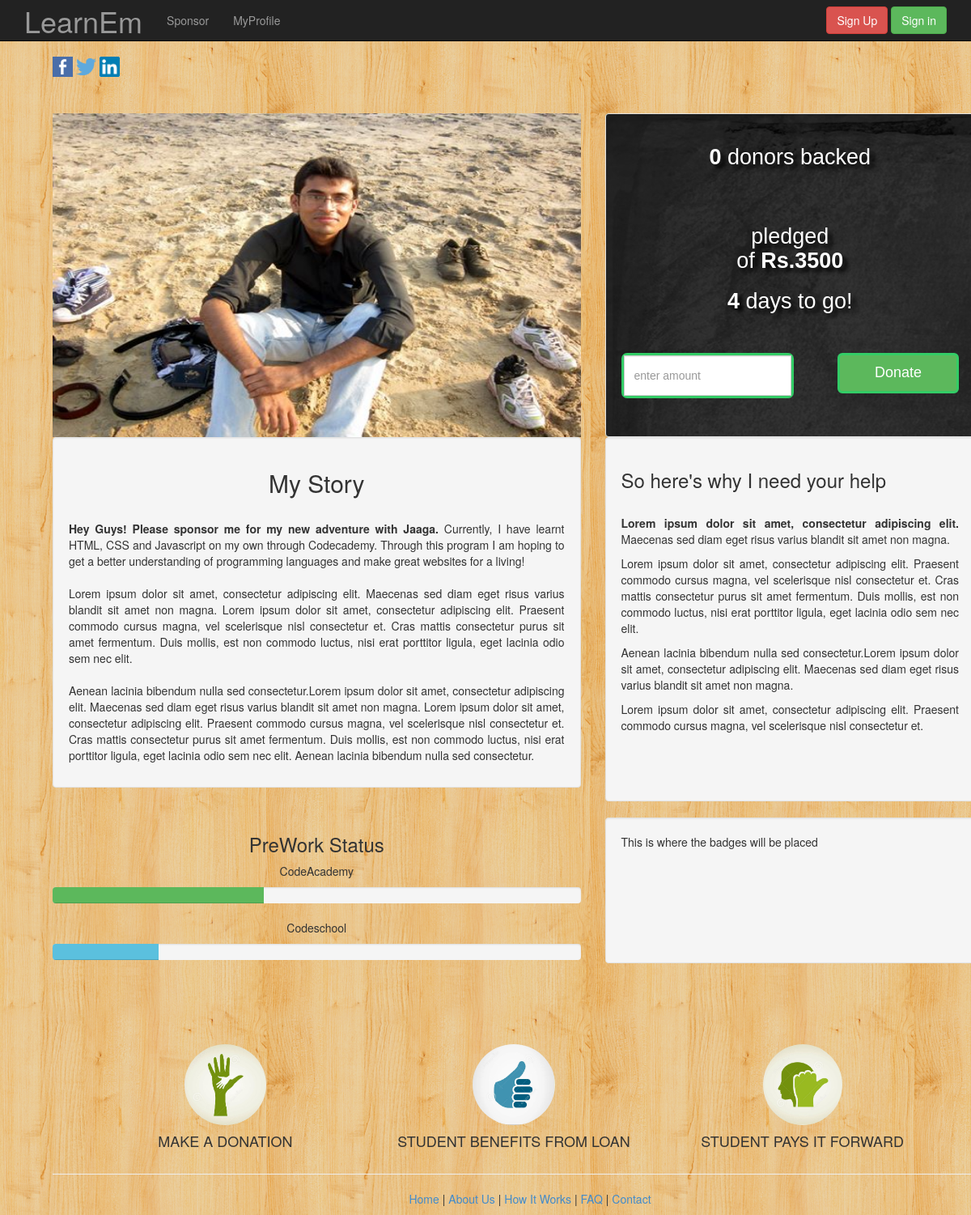
Page /studentprofile.php?id=1 on the committed database.
### tables this page shows
CREATE TABLE `student` (
  `S_id` int(20) NOT NULL AUTO_INCREMENT,
  `U_id` int(20) DEFAULT NULL,
  `sname` varchar(20) DEFAULT NULL,
  `gender` varchar(20) DEFAULT NULL,
  `email` varchar(320) DEFAULT NULL,
  `Phone_Number` int(20) DEFAULT NULL,
  `address` varchar(60) DEFAULT NULL,
  `pincode` int(10) DEFAULT NULL,
  `country` varchar(20) DEFAULT NULL,
  `course` varchar(20) DEFAULT NULL,
  `scholar_AMT` int(20) DEFAULT NULL,
  `para` varchar(500) DEFAULT NULL,
  `image_path` blob,
  `date` timestamp NOT NULL DEFAULT CURRENT_TIMESTAMP,
  PRIMARY KEY (`S_id`),
  UNIQUE KEY `email` (`email`),
  KEY `U_id` (`U_id`),
  CONSTRAINT `student_ibfk_1` FOREIGN KEY (`U_id`) REFERENCES `user` (`U_id`)
);

### model/student.php (called while the page is built, shortened)
<?php
    function getDonors($studentId){
        $db=dbopen();
        $query="SELECT * from donation inner join user on donation.S_id='$studentId' && donation.U_id=user.U_id";
        $sql=$db->prepare($query);
        $sql->execute();
        return ($Donors);
    }
    function getStudent($studentId){
        $db=dbopen();
        $sql= "select * from student where S_id=$studentId";
        $result= $db->query($sql);
        if (!$result){
            die('Error' .$db->error);
        }
        else{
        $row= mysqli_fetch_array($result);
        return $row;
        }
    }
 ?>

### public/studentprofile.php (the view, shortened to what this page needs)
<?php
include ('../model/student.php');
$S_id=$_GET['id'];
$D_id=$_GET['id2'];
 ?>
<html>
<head>
	<link href="./dist/css/bootstrap.css" rel="stylesheet">
	<link href="./dist/css/slider.css" rel="stylesheet">
	<link href="./dist/css/custom.css" rel="stylesheet" type='text/css'>
</head>
<body>
	<div class="navbar navbar-inverse navbar-fixed-top" role="navigation">
		<div class="container">
			<div class="navbar-header" style="height: 50px;">
        		<a class="navbar-brand" href="index.php"><h1 style="font-family:'KGSecondChancesSketch' cursive; margin-top: -9px;">LearnEm<h1></a>
        	</div>
        	<div class="collapse navbar-collapse">
        		<ul class="nav navbar-nav">
            		<li><a href="listofstudents.php?id=<?php echo $D_id; ?>">Sponsor</a></li>
            		<li><a href="donordashboard.php?id=<?php echo $D_id; ?>">MyProfile</a></li>
        		</ul>
				<div class="navbar-collapse collapse">
        			<div class="navbar-form navbar-right">
                <button type="button" class="btn btn-danger">Sign Up</button>
                <button class="btn btn-success" data-toggle="modal" data-target="#myModal">Sign in</button>
              </div>
           		</div>
    		</div>
    	</div>
    </div>
    <br>
    <br>
    <br>
	<br>
	<br>
	<?php
$row= getStudent($S_id);
$Donors=getDonors($S_id);
$total=count($Donors);
$totalAmount=getFundedAmount($S_id);
 ?>
	<div class="container" width="50px;" style="display: inline">
	</div>
	<div class="container">
    	<div class="row">
    		<div class="col-md-6" align="left" style="margin-top: -70px;">
					<img src="./images/facebook-icon.png" width="25px"/>
					<img src="./images/Twitter_logo.png" width="25px"/>
					<img src="./images/linked-in.jpg" width="25px"/>
				</div>
        	<div class="col-xs-7"  text-align="justify">
				<img src=<?php echo $row['image_path']; ?> width="100%" height="400px">
		 		<div class="well" width="100%">
        			<h2>My Story</h2><br><p style="text-align:justify"><b>Hey Guys! Please sponsor me for my new adventure with Jaaga. </b>Currently, I have learnt HTML, CSS and Javascript on my own through Codecademy.
 					Through this program I am hoping to get a better understanding of programming languages and make great websites for a living!<br><br>
        			Lorem ipsum dolor sit amet, consectetur adipiscing elit. Maecenas sed diam eget risus varius blandit sit amet non magna.
					Lorem ipsum dolor sit amet, consectetur adipiscing elit. Praesent commodo cursus magna, vel scelerisque nisl consectetur et.
					Cras mattis consectetur purus sit amet fermentum. Duis mollis, est non commodo luctus, nisi erat porttitor ligula, eget lacinia odio sem nec elit.
					<br> <br>
					Aenean lacinia bibendum nulla sed consectetur.Lorem ipsum dolor sit amet, consectetur adipiscing elit. Maecenas sed diam eget risus varius blandit sit amet non magna.
					Lorem ipsum dolor sit amet, consectetur adipiscing elit. Praesent commodo cursus magna, vel scelerisque nisl consectetur et.
					Cras mattis consectetur purus sit amet fermentum. Duis mollis, est non commodo luctus, nisi erat porttitor ligula, eget lacinia odio sem nec elit.
					Aenean lacinia bibendum nulla sed consectetur.
					</p>
    			</div>
			</div>
			<div class="col-xs-5">
				<div class="well" style="background-color:#33cc66; height:400px" id="bg" >
					<div class="sponsor_data">
						<h2 class="sponsor_data"> <b><?php echo $total; ?></b> donors backed </h2><br>
						<h2 class="sponsor_data"> <b><? echo $totalAmount ?></b> pledged<br>of<b> Rs.<?php echo $row['scholar_AMT']; ?></b></h2>
						<h2 class="sponsor_data"> <b>4</b> days to go!</h2>
						<br>
					     <form action="donate.php" method="post">
						<div class="input-group" style="border: 3px solid #33cc66 ; border-radius: 7px;position:absolute;">
							<input name="amount" type="text" class="form-control" placeholder="enter amount" style="height: 50px; ">
                    	</div>
						<input type="submit" value="Donate" class="btn btn-lg btn-success" style="width:150px; height: 50px; float: right;border: 3px solid #33cc66 ;" >
						</form>
						</div>
					<br><br><br>
				</div>
				<div class="well" style="background-color:#; height:450px; margin-top: -20px; text-align: justify;">
					<h3>So here's why I need your help</h3><br><p><b>Lorem ipsum dolor sit amet, consectetur adipiscing elit.</b> Maecenas sed diam eget risus varius blandit sit amet non magna.</p>
					<p>Lorem ipsum dolor sit amet, consectetur adipiscing elit. Praesent commodo cursus magna, vel scelerisque nisl consectetur et.
						Cras mattis consectetur purus sit amet fermentum. Duis mollis, est non commodo luctus, nisi erat porttitor ligula, eget lacinia odio sem nec elit.
					</p>
					<p>Aenean lacinia bibendum nulla sed consectetur.Lorem ipsum dolor sit amet, consectetur adipiscing elit. Maecenas sed diam eget risus varius blandit sit amet non magna.</p><p>Lorem ipsum dolor sit amet, consectetur adipiscing elit. Praesent commodo cursus magna, vel scelerisque nisl consectetur et. </p>
				</div>
			</div>
		</div>
	</div>
	<div class="container">
    	<div class="row">
        	<div class="col-sm-7"  text-align="justify">
				<div class="workstatus">
					<h3>PreWork Status</h3>
					<p>CodeAcademy</p>
					<div class="progress">
        				<div class="progress-bar progress-bar-success" role="progressbar" aria-valuenow="40" aria-valuemin="0" aria-valuemax="100" 		style="width: 40%">
						</div>
    				</div>
	 				<p>Codeschool</p>
	 				<div class="progress">
        					<div class="progress-bar progress-bar-info" role="progressbar" aria-valuenow="20" aria-valuemin="0" aria-valuemax="100" style="width: 20%">
							</div>
					</div>
				</div>
			</div>
			<div class="col-xs-5">
				<div class="well" width="100%">
				This is where the badges will be placed
				<br>
				<br>
				<br>
				<br>
				<br>
				<br>
				<br>
				</div>
		</div>
	</div>
	<div class="container1" align="center">
    <div class="row" style="padding: 80px 50px 0 50px">
      <div class="col-lg-4">
          <img src="./images/Donation.jpg" alt="donate" class="img-circle" align="center" style="Height:100px"></img>
          <br><h4>MAKE A DONATION</h4>
      </div>
      <div class="col-lg-4">
            <img src="./images/Student_benefit.jpg" alt="donate" class="img-circle" style="height:100px"></img>
            <br><h4>STUDENT BENEFITS FROM LOAN</h4>
      </div>
      <div class="col-lg-4">
          <img src="./images/Pay_it.jpg" alt="donate" class="img-circle" style="height:100px"></img>
          <br><h4>STUDENT PAYS IT FORWARD</h4>
      </div>
    </div>
  </div>
  <hr>
	<footer class="footer" style="text-align:center">
  		<nav>
    		<ul>
    			<a href="index.php">Home </a> |
    			<a href= "#about">About Us</a> |
      			<a href= "#hiw">How It Works</a> |
      			<a href="#faq">FAQ</a> |
      			<a href="#contact">Contact</a>
    		</ul>
  		</nav>
	</footer>
</body>
</html>

### public/studentprofile.php (style rules this page uses)
#bg { background:url('./images/chalkboard2.jpg'); border: 3 solid #6E8B3D; color: #FFFFe0; text-align: center; }
body { background: url("./images/wood1.png"); background-repeat:repeat; }
.sponsor_data { font-family: 'KGSecondChancesSketch', Arial, sans-serif; font-size: 27px; }

### rows in the picture
student: image_path (picture), scholar_AMT "3500"

### other values in the picture
$total "0"
